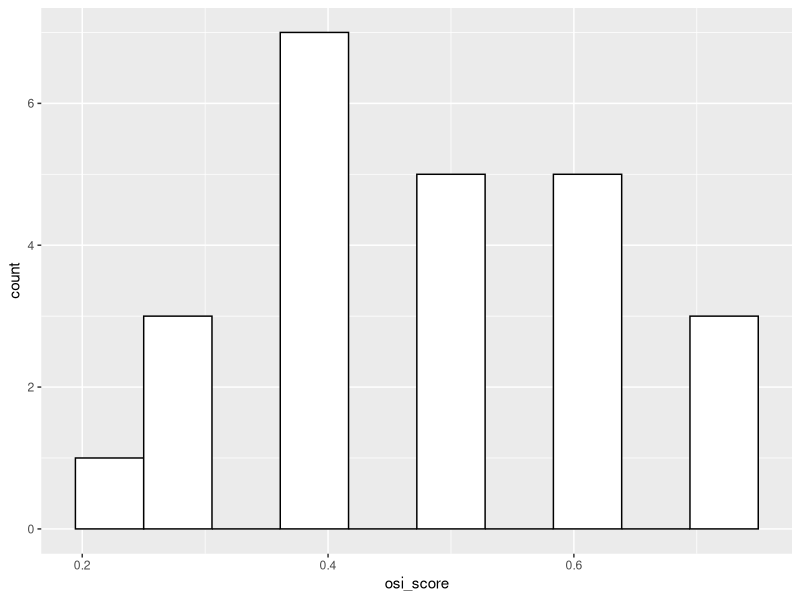
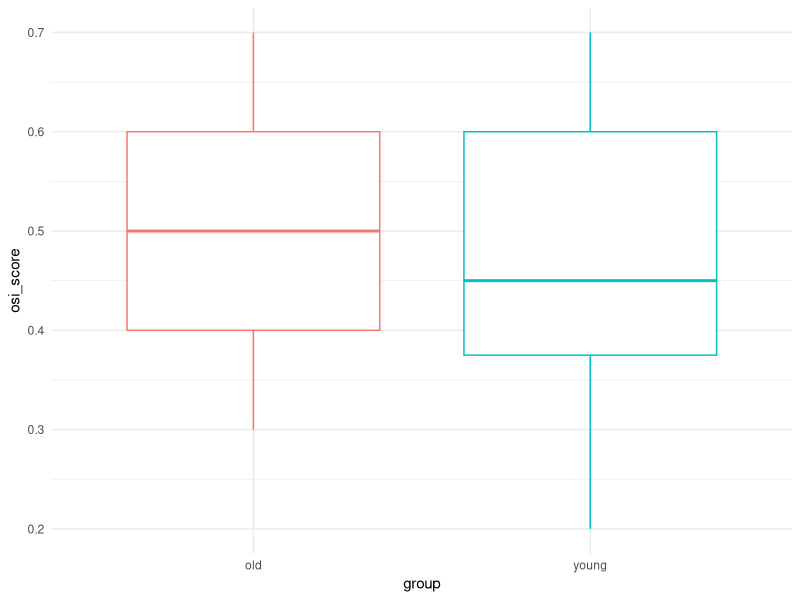

The R script that drew these images, in order: (Note: this script raises an error after producing the figures.)
# Load packages ----------------------------------------------------------------
library(stats)
library(rstatix)
library(tidyverse)

# Load data --------------------------------------------------------------------
data <- read_csv("osi_balance.csv")
head(data)

# Prepare data ----------------

data <- data %>%
  rename(code = "Code",
         age = "Age",
         bodymass = "Mass (kg)",
         height = "Height (cm)",
         osi_score = "Best OSI",
         group = "Group Cat")
  
#Calculate descriptives for squat jump data-------------------------------------

summary <- data %>%
  group_by(group) %>%
  summarise(count = n(),
          mean = mean(osi_score),
          sd = sd(osi_score))

# Resolving assumptions  ------------------------------------
## Checking distribution ---------------------------------------

ggplot(data, aes(osi_score)) +
  geom_histogram(color="black", fill="white", 
                 bins = 10)

ggplot(data, aes(group, osi_score, color = group)) +
  geom_boxplot(show.legend = FALSE) +
  theme_minimal()

## Checking normality ------------------------------------------

data %>% 
  group_by(group) %>%
  shapiro_test(osi_score) 

## Variances ----------------------------------

var.test(osi_score ~ group, data)

# t test ---------------------------------------------------

t.test(osi_score ~ group, data, 
       var.equal = TRUE, alternative = "two.sided", paired = FALSE, conf.level = 0.95)


